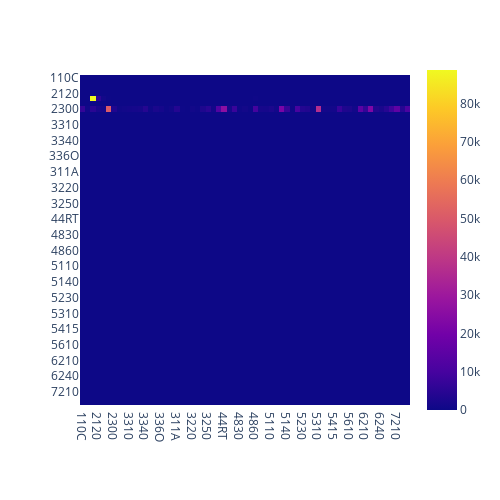

Write notebook code for a chart like this one.
### Code cell
px.imshow(final_structure_matrix, width=500, height=500)
#Image("strucmat.png")

### Figure 1 — Plotly figure (JSON) as saved in the notebook; plotly's stock layout.template omitted (floating-point values rounded to 4 significant figures; data arrays with more than 128 entries replaced by an {"elided": "..."} marker saying what was removed)
{"data": [{"coloraxis": "coloraxis", "hovertemplate": "x: %{x}<br>y: %{y}<br>color: %{z}<extra></extra>", "name": "0", "type": "heatmap", "x": ["110C", "113F", "2110", "2120", "2130", "2200", "2300", "3210", "3270", "3310", "3320", "3330", "3340", "3350", "336M", "336O", "3370", "338A", "311A", "313T", "315A", "3220", "3230", "3240", "3250", "3260", "4200", "44RT", "4810", "4820", "4830", "4840", "4850", "4860", "487S", "4930", "5110", "5120", "5130", "5140", "5210", "5220", "5230", "5240", "5250", "5310", "5320", "5411", "5415", "5412", "5500", "5610", "5620", "6100", "6210", "622H", "6230", "6240", "711A", "7130", "7210", "7220", "8100"], "xaxis": "x", "y": ["110C", "113F", "2110", "2120", "2130", "2200", "2300", "3210", "3270", "3310", "3320", "3330", "3340", "3350", "336M", "336O", "3370", "338A", "311A", "313T", "315A", "3220", "3230", "3240", "3250", "3260", "4200", "44RT", "4810", "4820", "4830", "4840", "4850", "4860", "487S", "4930", "5110", "5120", "5130", "5140", "5210", "5220", "5230", "5240", "5250", "5310", "5320", "5411", "5415", "5412", "5500", "5610", "5620", "6100", "6210", "622H", "6230", "6240", "711A", "7130", "7210", "7220", "8100"], "yaxis": "y", "z": {"elided": "63x63 float values"}}], "layout": {"coloraxis": {"colorscale": [[0, "#0d0887"], [0.1111, "#46039f"], [0.2222, "#7201a8"], [0.3333, "#9c179e"], [0.4444, "#bd3786"], [0.5556, "#d8576b"], [0.6667, "#ed7953"], [0.7778, "#fb9f3a"], [0.8889, "#fdca26"], [1, "#f0f921"]]}, "height": 500, "margin": {"t": 60}, "width": 500, "xaxis": {"anchor": "y", "constrain": "domain", "domain": [0, 1], "scaleanchor": "y"}, "yaxis": {"anchor": "x", "autorange": "reversed", "constrain": "domain", "domain": [0, 1]}}}
